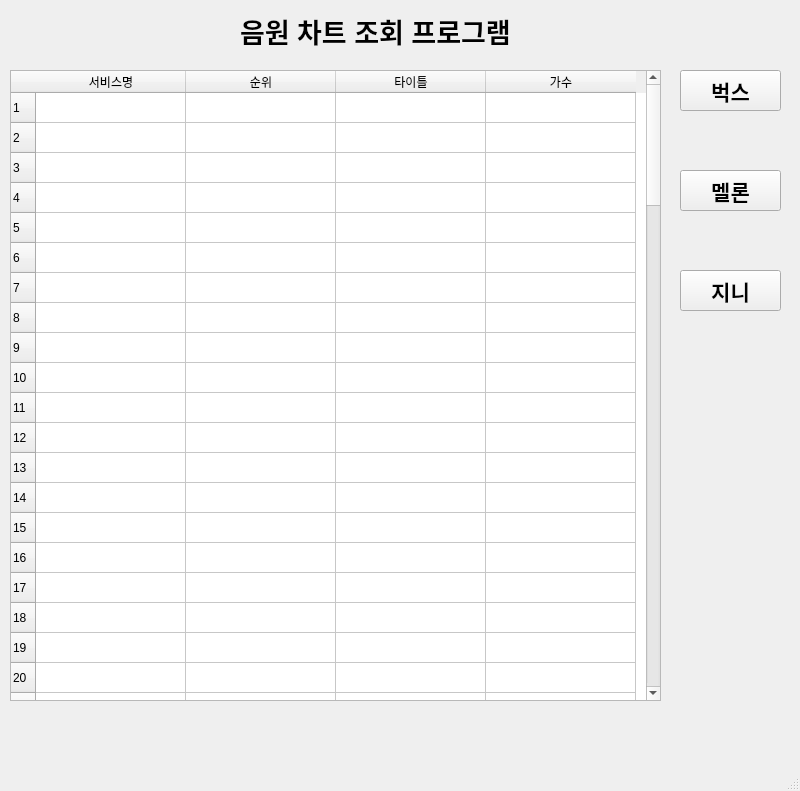
<?xml version="1.0" encoding="UTF-8"?>
<ui version="4.0">
 <class>MainWindow</class>
 <widget class="QMainWindow" name="MainWindow">
  <property name="geometry">
   <rect>
    <x>0</x>
    <y>0</y>
    <width>800</width>
    <height>791</height>
   </rect>
  </property>
  <property name="windowTitle">
   <string>MainWindow</string>
  </property>
  <widget class="QWidget" name="centralwidget">
   <widget class="QLabel" name="label_2">
    <property name="geometry">
     <rect>
      <x>240</x>
      <y>10</y>
      <width>331</width>
      <height>41</height>
     </rect>
    </property>
    <property name="font">
     <font>
      <family>Arial</family>
      <pointsize>20</pointsize>
      <weight>75</weight>
      <bold>true</bold>
     </font>
    </property>
    <property name="text">
     <string>음원 차트 조회 프로그램</string>
    </property>
   </widget>
   <widget class="QTableWidget" name="tableWidget">
    <property name="geometry">
     <rect>
      <x>10</x>
      <y>70</y>
      <width>651</width>
      <height>631</height>
     </rect>
    </property>
    <property name="rowCount">
     <number>100</number>
    </property>
    <attribute name="horizontalHeaderDefaultSectionSize">
     <number>150</number>
    </attribute>
    <row/>
    <row/>
    <row/>
    <row/>
    <row/>
    <row/>
    <row/>
    <row/>
    <row/>
    <row/>
    <row/>
    <row/>
    <row/>
    <row/>
    <row/>
    <row/>
    <row/>
    <row/>
    <row/>
    <row/>
    <row/>
    <row/>
    <row/>
    <row/>
    <row/>
    <row/>
    <row/>
    <row/>
    <row/>
    <row/>
    <row/>
    <row/>
    <row/>
    <row/>
    <row/>
    <row/>
    <row/>
    <row/>
    <row/>
    <row/>
    <row/>
    <row/>
    <row/>
    <row/>
    <row/>
    <row/>
    <row/>
    <row/>
    <row/>
    <row/>
    <row/>
    <row/>
    <row/>
    <row/>
    <row/>
    <row/>
    <row/>
    <row/>
    <row/>
    <row/>
    <row/>
    <row/>
    <row/>
    <row/>
    <row/>
    <row/>
    <row/>
    <row/>
    <row/>
    <row/>
    <row/>
    <row/>
    <row/>
    <row/>
    <row/>
    <row/>
    <row/>
    <row/>
    <row/>
    <row/>
    <row/>
    <row/>
    <row/>
    <row/>
    <row/>
    <row/>
    <row/>
    <row/>
    <row/>
    <row/>
    <row/>
    <row/>
    <row/>
    <row/>
    <row/>
    <row/>
    <row/>
    <row/>
    <row/>
    <row/>
    <column>
     <property name="text">
      <string>서비스명</string>
     </property>
    </column>
    <column>
     <property name="text">
      <string>순위</string>
     </property>
    </column>
    <column>
     <property name="text">
      <string>타이틀</string>
     </property>
    </column>
    <column>
     <property name="text">
      <string>가수</string>
     </property>
    </column>
   </widget>
   <widget class="QPushButton" name="pushButton">
    <property name="geometry">
     <rect>
      <x>680</x>
      <y>70</y>
      <width>101</width>
      <height>41</height>
     </rect>
    </property>
    <property name="font">
     <font>
      <family>Arial</family>
      <pointsize>16</pointsize>
      <weight>75</weight>
      <bold>true</bold>
     </font>
    </property>
    <property name="text">
     <string>벅스</string>
    </property>
   </widget>
   <widget class="QPushButton" name="pushButton_2">
    <property name="geometry">
     <rect>
      <x>680</x>
      <y>170</y>
      <width>101</width>
      <height>41</height>
     </rect>
    </property>
    <property name="font">
     <font>
      <family>Arial</family>
      <pointsize>16</pointsize>
      <weight>75</weight>
      <bold>true</bold>
     </font>
    </property>
    <property name="text">
     <string>멜론</string>
    </property>
   </widget>
   <widget class="QPushButton" name="pushButton_3">
    <property name="geometry">
     <rect>
      <x>680</x>
      <y>270</y>
      <width>101</width>
      <height>41</height>
     </rect>
    </property>
    <property name="font">
     <font>
      <family>Arial</family>
      <pointsize>16</pointsize>
      <weight>75</weight>
      <bold>true</bold>
     </font>
    </property>
    <property name="text">
     <string>지니</string>
    </property>
   </widget>
  </widget>
  <widget class="QMenuBar" name="menubar">
   <property name="geometry">
    <rect>
     <x>0</x>
     <y>0</y>
     <width>800</width>
     <height>21</height>
    </rect>
   </property>
  </widget>
  <widget class="QStatusBar" name="statusbar"/>
 </widget>
 <resources/>
 <connections/>
</ui>
